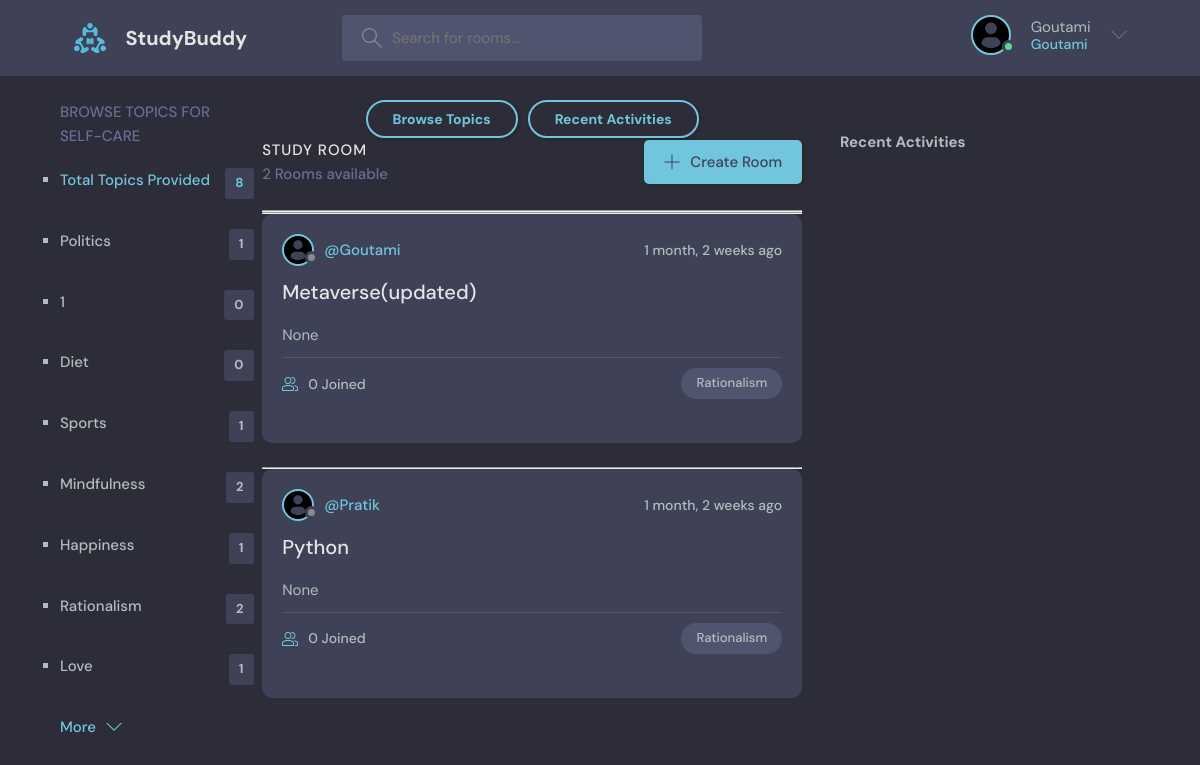
/home/?q=Rationalism (signed in), run on an earlier commit of the app's database.
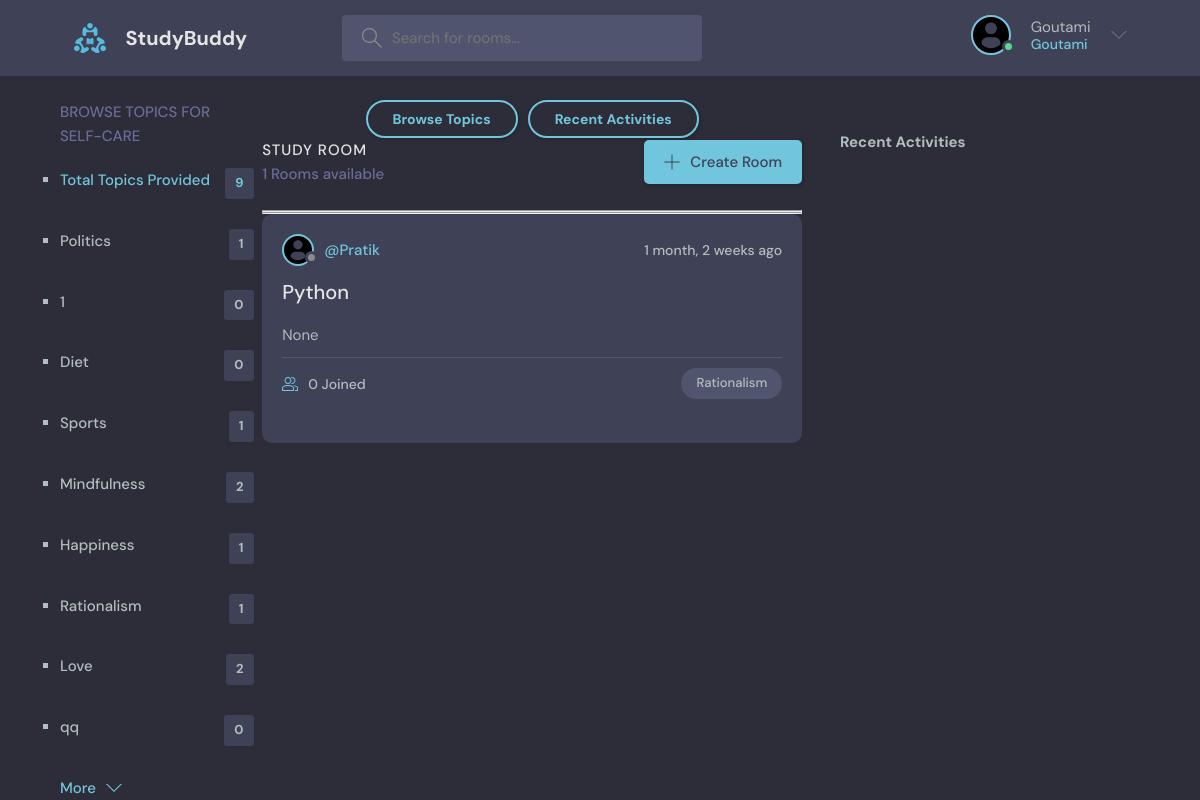
And on a later commit of the database.
### App/models.py (models this page shows, shortened)
class Topic(models.Model):
    name=models.CharField(max_length=300)

class Room(models.Model):
    host=models.ForeignKey(User,on_delete=models.SET_NULL,null=True)
    topic=models.ForeignKey(Topic,on_delete=models.SET_NULL,null=True)
    name=models.CharField(max_length=300)
    participants=models.ManyToManyField(User,related_name='participants',blank=True)
    description=models.TextField(null=True,blank=True)
    updated=models.DateTimeField(auto_now=True)
    created=models.DateTimeField(auto_now_add=True)
    class Meta:
        ordering=['-updated','-created']

### App/views.py (the view)
# urls.py: path('home/',views.home,name='home'),
@login_required(login_url='login')
def home(request):
    q=request.GET.get('q') if request.GET.get('q')!= None else ''
    rooms=Room.objects.filter(
        Q(topic__name__icontains=q) |
        Q(name__icontains=q) |
        Q(description__icontains=q)
        )
    topics=Topic.objects.all()
    room_count=rooms.count()
    room_messages=Message.objects.filter(Q(room__topic__name__icontains=q))
    context={'rooms':rooms,'topics':topics,'room_count':room_count,'room_messages':room_messages}
    return render(request,'home.html',context)

### App/templates/home.html (shortened to what this page needs)
{% extends 'base.html' %}
{%block content %}
{% load static %}
<html lang="en">
   <head>
      <link rel="stylesheet" href="{% static 'style/style.css'%}" />
   </head>
  {% include 'navbar.html' %}
  <body>
   <main class="layout layout--3">
      <div class="container">
       {% include 'topics_components.html' %}
        <div class="roomList">
            <div class="mobile-menuItems">
              <a class="btn btn--main btn--pill" href="{% url 'topics' %}">Browse Topics</a>
              <a class="btn btn--main btn--pill" href="{% url 'Recent-Activities' %}">Recent Activities</a>
            </div>
          <div class="roomList__header">
            <div>
              <h2>Study Room</h2>
              <p>{{room_count}} Rooms available</p>
            </div>
            <a class="btn btn--main" href="{% url 'create-room' %}">
              <svg version="1.1" xmlns="http://www.w3.org/2000/svg" width="32" height="32" viewBox="0 0 32 32">
                <title>add</title>
                <path
                  d="M16.943 0.943h-1.885v14.115h-14.115v1.885h14.115v14.115h1.885v-14.115h14.115v-1.885h-14.115v-14.115z"
                ></path>
              </svg>
              Create Room
            </a>
          </div>
        {% include 'feed_components.html' %}
        {% include 'activity_component.html' %}
  </body>
</html>
{% endblock %}

### App/templates/topics_components.html
{% extends 'base.html' %}
{% block content %}
<div class="topics">
  <div class="topics__header">
    <h2>Browse Topics for Self-Care</h2>
  </div>
  <ul class="topics__list">
      <ul type="square">
    <li>
      <a href="{% url 'home' %}" class="active">Total Topics Provided <span>{{topics.count}}</span></a>
    </li>
   {% for x in topics %}
    <li>
      <a href="{% url 'home' %}?q={{x.name}}">{{x.name}} <span>{{x.room_set.all.count}}</span></a>
    </li>
    {% endfor %}
  </ul>
  </ul>
  <a class="btn btn--link" href="{% url  'topics' %}">
    More
    <svg version="1.1" xmlns="http://www.w3.org/2000/svg" width="32" height="32" viewBox="0 0 32 32">
      <title>chevron-down</title>
      <path d="M16 21l-13-13h-3l16 16 16-16h-3l-13 13z"></path>
    </svg>
  </a>
</div>
{% endblock content %}

### App/templates/feed_components.html (shortened to what this page needs)
{% extends 'base.html' %}
{% load static %}
{% block content %}
<div>
  <hr>
  {% for room in rooms %}
  <hr>
<div class="roomListRoom">
<div class="roomListRoom__header">
<a href="" class="roomListRoom__author">
  <div class="avatar avatar--small">
    <img src="{% static 'images/profile.svg' %}" />
  </div>
  <span>@{{room.host.username}}</span>
</a>
<div class="roomListRoom__actions">
  <span>{{room.created|timesince}} ago </span>
</div>
</div>
<div class="roomListRoom__content">
<a href="{% url 'room' room.id %}">{{room.name}}</a>
<p>
 {{room.description}}
</p>
</div>
<div class="roomListRoom__meta">
<a href="{% url 'room' room.id %}" class="roomListRoom__joined">
  {{room.participants.all.count}} Joined
</a>
<p class="roomListRoom__topic">{{room.topic.name}}</p>
</div><br>
</div>
{%endfor %}
</div>
{% endblock content %}

What changed in the data, as far as the page shows it:
removed Room: host.username "Goutami", created "1 month, 2 weeks", name "Metaverse(updated)", description "None", participants.all.count "0", topic.name "Rationalism"
computed for Topic "Rationalism": room_set.all.count "2" → "1"
computed for Topic "Love": room_set.all.count "1" → "2"
added Topic: name "qq", room_set.all.count "0"
Also different on the page:
{{ topics.count }}: "8" → "9"
{{ room_count }}: "2" → "1"
